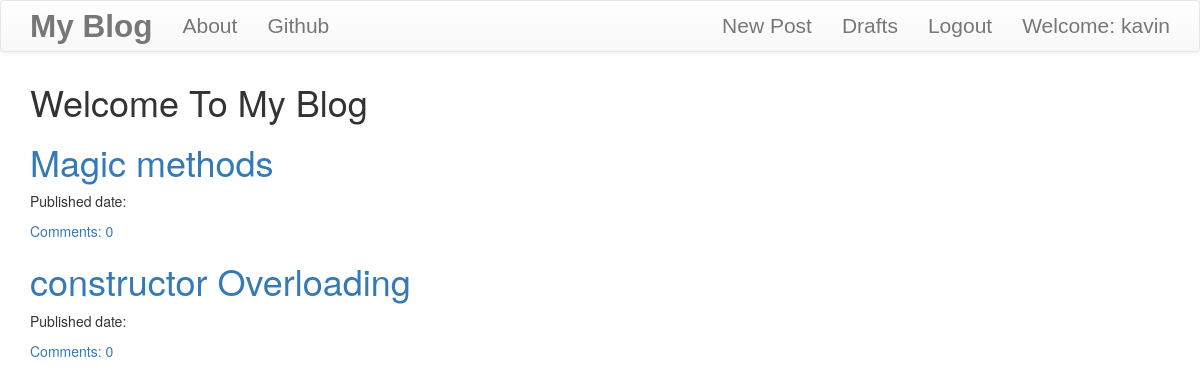
The page /drafts/ (signed in) on the database its author committed.
### blog/models.py (models this page shows, shortened)
class Post(models.Model):
    author = models.ForeignKey('auth.User', on_delete=models.CASCADE)
    title = models.CharField(max_length=200)
    text = models.TextField()
    created_date = models.DateTimeField(default=timezone.now())
    published_date = models.DateTimeField(blank = True, null = True)
    def approve_comments(self):
        return self.comments.filter(approved_comments=True)

### blog/views.py (the view)
# urls.py: path('drafts/', views.DraftListView.as_view(), name = 'post_draft_list'),
class DraftListView(LoginRequiredMixin, ListView):
    login_url = 'registration/login.html'
    redirect_field_name = 'blog/post_list.html'
    model = Post
    def get_queryset(self):
        return Post.objects.filter(published_date__isnull = True).order_by('-created_date')

### blog/templates/blog/post_list.html (shortened to what this page needs)
{% extends "blog/base.html" %}
{% block content %}
<div class="blog_posts">
  <h1>Welcome To My Blog</h1>
  <div class="centerstage">
    {% for post in post_list %}
    <div class="post">
      <h1><a href="{% url 'post_detail' pk=post.pk %}">{{ post.title }}</a></h1>
    </div>
    <div class="date">
      <p>Published date: {{ post.published|date:"D M Y"}}</p>
    </div>
    <a href="{% url 'post_detail' pk=post.pk %}">Comments: {{ post.approve_comments.count }}</a>
    {% endfor %}
  </div>
</div>
{% endblock %}

### blog/templates/blog/base.html (shortened to what this page needs)
<!DOCTYPE html>
{% load static %}
<html lang="en" dir="ltr">
  <head>
    <link rel="stylesheet" href="https://maxcdn.bootstrapcdn.com/bootstrap/3.3.7/css/bootstrap.min.css">
    <link rel="stylesheet" href="https://maxcdn.bootstrapcdn.com/bootstrap/3.3.7/css/bootstrap-theme.min.css">
    <link rel="stylesheet" href="//cdn.jsdelivr.net/medium-editor/latest/css/medium-editor.min.css" type="text/css" media="screen" charset="utf-8">
    <link rel="stylesheet" href="{% static 'css/blog.css' %}">
  </head>
  <body>
    <nav class="navbar navbar-default techfont custom-navbar">
      <div class="container">
        <ul class="nav navbar-nav">
          <li class="nav-item"><a class="navbar-brand bigbrand" href="{% url 'post_list' %}"><b>My Blog</b></a></li>
          <li class="nav-item"><a href="{% url 'about' %}">About</a></li>
          <li class="nav-item"><a href="https://www.github.com">Github</a></li>
        </ul>
        <ul class="nav navbar-nav navbar-right">
          {% if user.is_authenticated %}
          <li class="nav-item"><a href="{% url 'post_new' %}">New Post</a></li>
          <li class="nav-item"><a href="{% url 'post_draft_list' %}">Drafts</a></li>
          <li class="nav-item"><a href="{% url 'logout' %}">Logout</a></li>
          <li><a>Welcome: {{ user.username }}</a></li>
          {% else %}
          <li class="navbar-right"><a href="{% url 'login' %}"><span class="glyphicon glyphicon-user"></span></a></li>
          {% endif  %}
        </ul>
      </div>
    </nav>
    <div class="content container">
      <div class="row">
        <div class="col-md-10">
          <div class="blog_posts">
            {% block content %}
            {% endblock %}
          </div>
        </div>
      </div>
    </div>
  </body>
</html>

### blog/static/css/blog.css (style rules this page uses)
.techfont { font-family: 'Cuprum', sans-serif; font-size: 1.5em; margin-bottom: 10px; }
.bigbrand { font-size: 1.50em; }
.centerstage { margin-left: auto; margin-right: auto; }

### rows shown on the page
Post: title "Magic methods", approve_comments.count "0"
Post: title "constructor Overloading", approve_comments.count "0"

### other values the page prints
{{ user.username }} "kavin"
